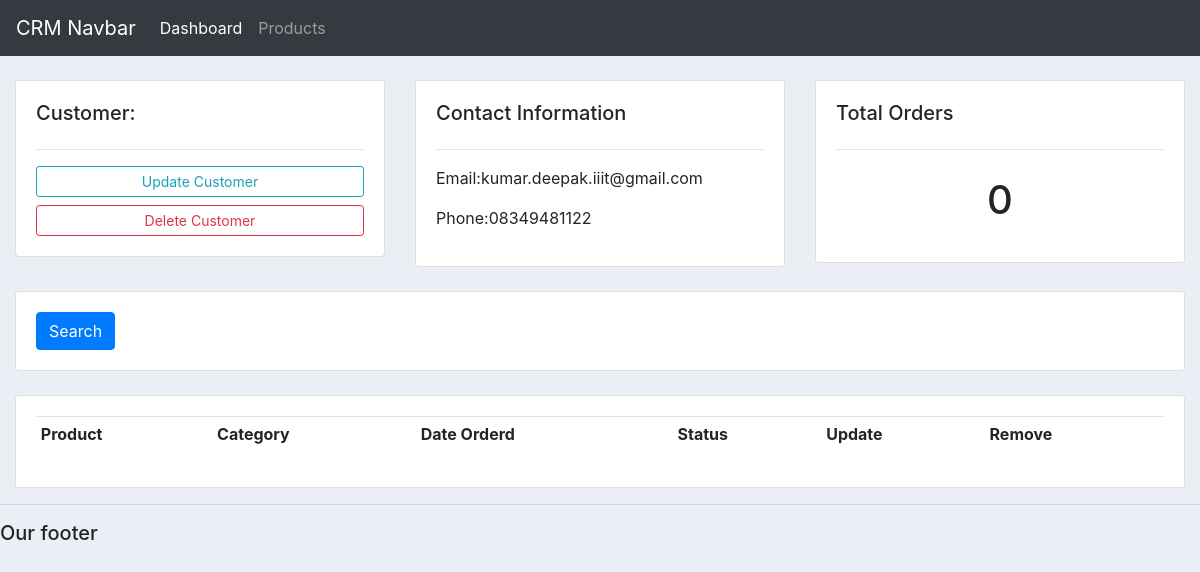
The app's page /customer/1/, older data.
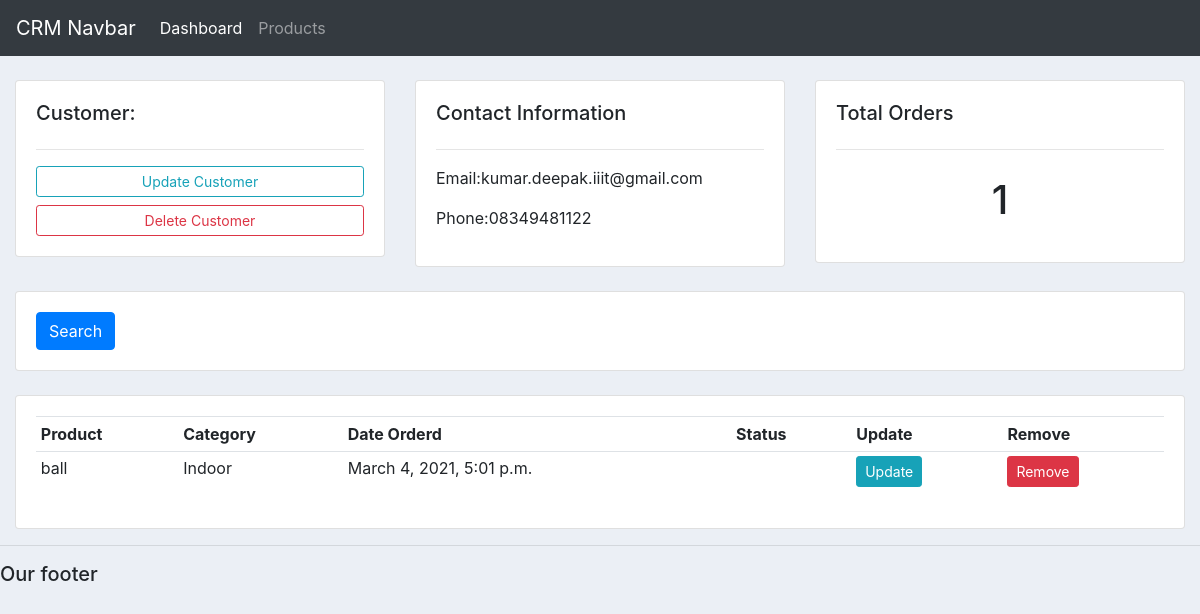
The same page, newer data.
### accounts/models.py (models this page shows)
class Order(models.Model):
	STATUS = (
			('Pending', 'Pending'),
			('Out for delivery', 'Out for delivery'),
			('Delivered', 'Delivered'),
			)
	customer = models.ForeignKey(Customer, null=True, on_delete= models.SET_NULL)
	product = models.ForeignKey(Product, null=True, on_delete= models.SET_NULL)
	date_created = models.DateTimeField(auto_now_add=True, null=True)
	status = models.CharField(max_length=200, null=True, choices=STATUS)

class Product(models.Model):
	CATEGORY = (
			('Indoor', 'Indoor'),
			('Out Door', 'Out Door'),
			)
	name = models.CharField(max_length=200, null=True)
	price = models.FloatField(null=True)
	category = models.CharField(max_length=200, null=True, choices=CATEGORY)
	description = models.CharField(max_length=200, null=True, blank=True)
	date_created = models.DateTimeField(auto_now_add=True, null=True)
	tags = models.ManyToManyField(Tag)
	def __str__(self):
		return self.name

### accounts/views.py (the view)
# urls.py: path('customer/<str:pk>/',views.customer,name = "customer"),
def customer(request,pk):
    customer = Customer.objects.get(id = pk)
    orders = customer.order_set.all()
    orders_count = orders.count()
    context = {'customer':customer,'orders':orders,'orders_count':orders_count}
    return render(request,'accounts/customer.html',context)

### accounts/templates/accounts/customer.html
{%  extends 'accounts/main.html' %}
{% block content %}
	<br>
<div class="row">
	<div class="col-md">
		<div class="card card-body">
			<h5>Customer:</h5>
			<hr>
			<a class="btn btn-outline-info  btn-sm btn-block" href="">Update Customer</a>
			<a class="btn btn-outline-danger  btn-sm btn-block" href="">Delete Customer</a>
		</div>
	</div>
	<div class="col-md">
		<div class="card card-body">
			<h5>Contact Information</h5>
			<hr>
			<p>Email:{{customer.email}} </p>
			<p>Phone:{{customer.phone}} </p>
		</div>
	</div>
	<div class="col-md">
		<div class="card card-body">
			<h5>Total Orders</h5>
			<hr>
			<h1 style="text-align: center;padding: 10px">{{orders_count}}</h1>
		</div>
	</div>
</div>
<br>
<div class="row">
	<div class="col">
		<div class="card card-body">
			<form method="get">
		    <button class="btn btn-primary" type="submit">Search</button>
		  </form>
		</div>
	</div>
</div>
<br>
<div class="row">
	<div class="col-md">
		<div class="card card-body">
			<table class="table table-sm">
				<tr>
					<th>Product</th>
					<th>Category</th>
					<th>Date Orderd</th>
					<th>Status</th>
					<th>Update</th>
					<th>Remove</th>
				</tr>
				{% for order in orders %}
				<tr>
					<td>{{order.product}}</td>
					<td>{{order.product.category}}</td>
					<td>{{order.date_created}}</td>
					<td>{{order.statue}}</td>
					<td><a class="btn btn-sm btn-info" href="">Update</a></td>
					<td><a class="btn btn-sm btn-danger " href="">Remove</a></td>
				</tr>
				{% endfor %}
			</table>
		</div>
	</div>
</div>
{% endblock %}

Row changes from the older to the newer data that the page shows:
now on this page (row edited): Order: product "ball", product.category "Indoor", date_created "March 4, 2021, 5:01 p.m."
Text that changed along with them:
{{ orders_count }}: "0" → "1"
